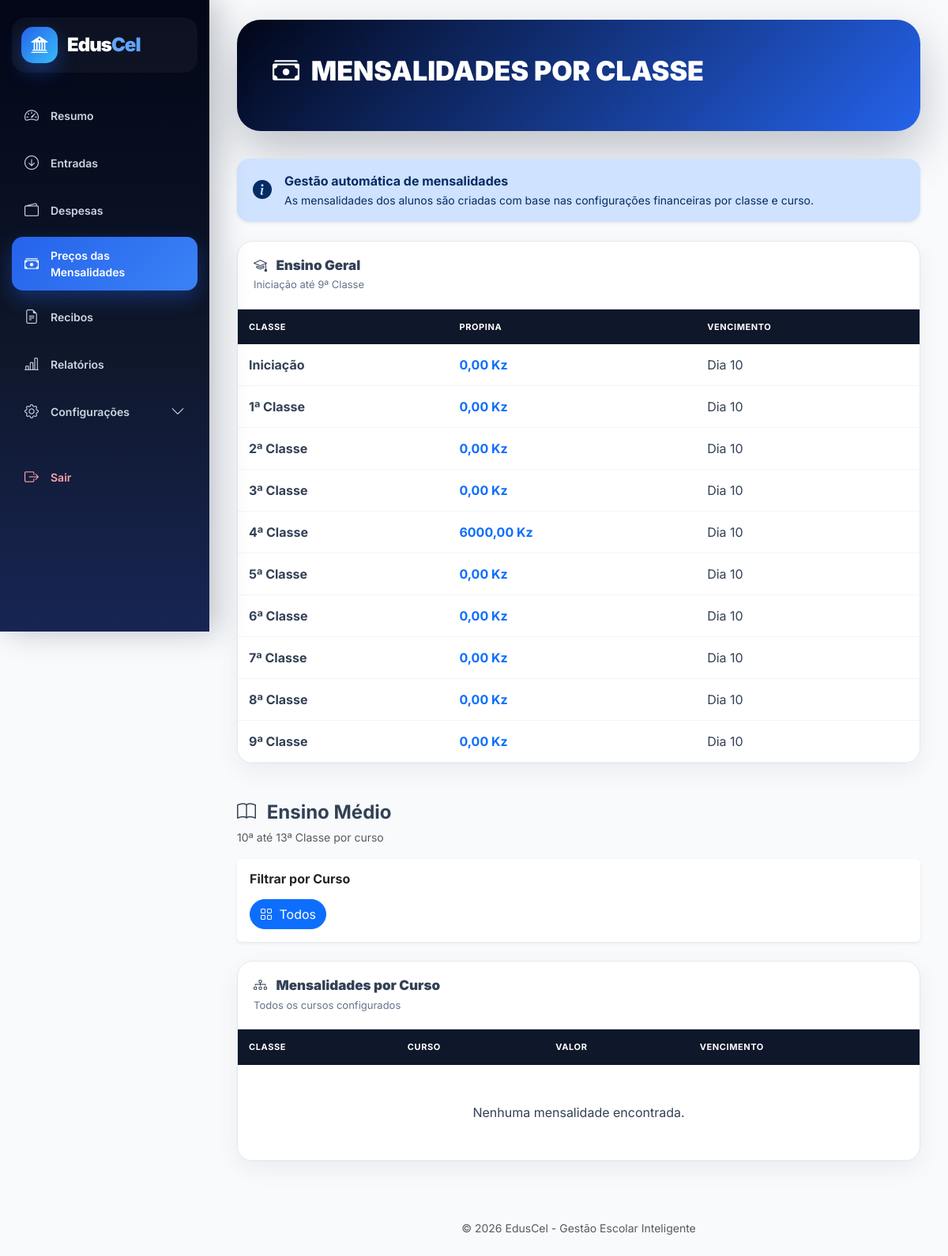
The app's page /financeiro/mensalidades-por-classe/ (signed in) with its own data.
### academic/models.py (models this page shows, shortened)
class ConfiguracaoMensalidade(models.Model):
    CLASSES = [
        ("0", "Iniciação"),
        ("1", "1ª Classe"),
        ("2", "2ª Classe"),
        ("3", "3ª Classe"),
        ("4", "4ª Classe"),
        ("5", "5ª Classe"),
        ("6", "6ª Classe"),
        ("7", "7ª Classe"),
        ("8", "8ª Classe"),
        ("9", "9ª Classe"),
        ("10", "10ª Classe"),
        ("11", "11ª Classe"),
        ("12", "12ª Classe"),
        ("13", "13ª Classe"),
    ]
    escola = models.ForeignKey(
        Escola,
        on_delete=models.CASCADE,
        related_name="configuracoes_mensalidades"
    )
    curso = models.ForeignKey(
        "Curso",
        on_delete=models.SET_NULL,
        null=True,
        blank=True,
        related_name="configuracoes_mensalidades",
        verbose_name="Curso"
    )
    classe = models.CharField(
        max_length=10,
        choices=CLASSES,
        verbose_name="Classe"
    )
    ordem = models.PositiveIntegerField(
        default=0
    )
    valor = models.DecimalField(
        max_digits=10,
        decimal_places=2,
        default=0
    )
    dia_vencimento = models.PositiveIntegerField(
        default=10
    )
    aplicar_multa = models.BooleanField(
        default=False
    )
    dias_tolerancia = models.PositiveIntegerField(
        default=5
    )
    valor_multa = models.DecimalField(
        max_digits=10,
        decimal_places=2,
        default=0
    )
    percentual_juros = models.DecimalField(
        max_digits=5,
        decimal_places=2,
        default=0
    )
    percentual_desconto = models.DecimalField(
        max_digits=5,
        decimal_places=2,
        default=0
    )
    ativo = models.BooleanField(
        default=True
    )
    observacao = models.TextField(
        blank=True,
        null=True
    )
    criado_em = models.DateTimeField(
        auto_now_add=True
    )
    atualizado_em = models.DateTimeField(
        auto_now=True
    )
    class Meta:
        verbose_name = (
            "Configuração de Mensalidade"
        )
        verbose_name_plural = (
            "Configurações de Mensalidades"
        )
        ordering = [
            "ordem",
            "classe",
            "curso__nome"
        ]
        constraints = [
            models.UniqueConstraint(
                fields=[
                    "escola",
                    "curso",
                    "classe"
                ],
                name=
                "unique_config_mensalidade_escola_curso_classe"
            )
        ]

### core/views.py (the view)
# urls.py: path("financeiro/mensalidades-por-classe/", views.mensalidades_por_classe, name="mensalidades_por_classe"),
@login_required
def mensalidades_por_classe(request):
    escola = request.user.escola
    if not escola:
        messages.error(
            request,
            "Escola não encontrada."
        )
        return redirect("dashboard_financeiro")
    from academic.models import (
        ConfiguracaoMensalidade,
        Curso
    )
    curso_id = request.GET.get("curso")
    curso_selecionado = None
    if curso_id:
        curso_selecionado = Curso.objects.filter(
            id=curso_id,
            escola=escola
        ).first()
    mensalidades = ConfiguracaoMensalidade.objects.filter(
        escola=escola,
        ativo=True
    ).select_related(
        "curso"
    )
    ensino_geral = mensalidades.filter(
        classe__in=[
            "0",
            "1",
            "2",
            "3",
            "4",
            "5",
            "6",
            "7",
            "8",
            "9"
        ]
    )
    ensino_medio = mensalidades.filter(
        classe__in=[
            "10",
            "11",
            "12",
            "13"
        ]
    )
    if curso_selecionado:
        ensino_medio = ensino_medio.filter(
            curso_id=curso_selecionado.id
        )
    cursos = Curso.objects.filter(
        escola=escola,
        configuracoes_mensalidades__isnull=False,
        configuracoes_mensalidades__ativo=True
    ).distinct().order_by(
        "nome"
    )
    contexto = {
        "ensino_geral":
            ensino_geral,
        "ensino_medio":
            ensino_medio,
        "cursos":
            cursos,
        "curso_selecionado":
            curso_selecionado,
    }
    return render(
        request,
        "financeiro/mensalidades_por_classe.html",
        contexto
    )

### core/templates/financeiro/mensalidades_por_classe.html (shortened to what this page needs)
{% extends "base_financeiro.html" %}
{% block content %}
<div class="receipt-hero">
    <div class="hero-content">
        <div>
            <h1>
                <i class="bi bi-cash-stack me-2"></i>
                MENSALIDADES POR CLASSE
            </h1>
        </div>
    </div>
</div>
<div class="alert alert-primary border-0 shadow-sm rounded-4 mb-4">
<div class="d-flex align-items-center">
<i class="bi bi-info-circle-fill fs-4 me-3"></i>
<div>
<strong>
Gestão automática de mensalidades
</strong>
<br>
<span class="small">
As mensalidades dos alunos são criadas com base nas configurações
financeiras por classe e curso.
</span>
</div>
</div>
</div>
<div class="table-container mb-5">
<div class="header">
<h5>
<i class="bi bi-mortarboard me-2"></i>
Ensino Geral
</h5>
<p>
Iniciação até 9ª Classe
</p>
</div>
<div class="table-responsive">
<table class="table mb-0">
<thead>
<tr>
<th>
Classe
</th>
<th>
Propina
</th>
<th>
Vencimento
</th>
</tr>
</thead>
<tbody>
{% for item in ensino_geral %}
<tr>
<td>
<strong>
{{ item.get_classe_display }}
</strong>
</td>
<td>
<span class="fw-bold text-primary">
{{ item.valor|floatformat:2 }} Kz
</span>
</td>
<td>
Dia {{ item.dia_vencimento }}
</td>
</tr>
{% endfor %}
</tbody>
</table>
</div>
</div>
<div class="d-flex justify-content-between align-items-center mb-3">
<div>
<h4 class="fw-bold mb-1">
<i class="bi bi-book me-2"></i>
Ensino Médio
</h4>
<small class="text-muted">
10ª até 13ª Classe por curso
</small>
</div>
</div>
<div class="card border-0 shadow-sm mb-4">
<div class="card-body">
<h6 class="fw-bold mb-3">
Filtrar por Curso
</h6>
<div class="d-flex flex-wrap gap-2">
<a href="{% url 'mensalidades_por_classe' %}"
class="btn rounded-pill
{% if not curso_selecionado %}
btn-primary
{% else %}
btn-outline-primary
{% endif %}
">
<i class="bi bi-grid me-1"></i>
Todos
</a>
</div>
</div>
</div>
<div class="table-container">
<div class="header">
<h5>
<i class="bi bi-diagram-3 me-2"></i>
Mensalidades por Curso
</h5>
<p>
{% if curso_selecionado %}
Visualizando:
<strong>
{{ curso_selecionado.nome }}
</strong>
{% else %}
Todos os cursos configurados
{% endif %}
</p>
</div>
<div class="table-responsive">
<table class="table mb-0">
<thead>
<tr>
<th>
Classe
</th>
<th>
Curso
</th>
<th>
Valor
</th>
<th>
Vencimento
</th>
</tr>
</thead>
<tbody>
{% for item in ensino_medio %}
<tr>
<td>
<strong>
{{ item.get_classe_display }}
</strong>
</td>
<td>
{{ item.curso.nome }}
</td>
<td>
<span class="fw-bold text-success">
{{ item.valor|floatformat:2 }} Kz
</span>
</td>
<td>
Dia {{ item.dia_vencimento }}
</td>
</tr>
{% empty %}
<tr>
<td colspan="4"
class="text-center py-5">
Nenhuma mensalidade encontrada.
</td>
</tr>
{% endfor %}
</tbody>
</table>
</div>
</div>
{% endblock %}

### core/templates/base_financeiro.html (style rules this page uses)
:root { --primary:#2563eb; --primary-dark:#1d4ed8; --primary-soft:#60a5fa; --dark:#0f172a; --dark-2:#1e293b; --background:#f8fafc; --white:#ffffff; --text:#334155; --muted:#64748b; --border:#e2e8f0; --success:#16a34a; --danger:#dc2626; }
* { margin:0; padding:0; box-sizing:border-box; }
html { scroll-behavior:smooth; }
body { font-family:'Inter',sans-serif; background:var(--background); color:var(--text); overflow-x:hidden; }
a { text-decoration:none; }
.table-container { background:white; border-radius:20px; overflow:hidden; border: 1px solid var(--border); box-shadow: 0 10px 30px rgba(15,23,42,.06); }
.table-container .header { padding:20px; border-bottom: 1px solid var(--border); }
.table-container h5 { margin:0; font-size:17px; font-weight:900; }
.table-container p { margin:5px 0 0; color:var(--muted); font-size:13px; }
.table { margin:0; }
.table thead th { background:#0f172a; color:white; border:none; padding:14px; font-size:11px; text-transform:uppercase; letter-spacing:.6px; }
.table tbody td { padding:14px; vertical-align:middle; color:#334155; border-color:#f1f5f9; }
.table tbody tr { transition:.2s ease; }
.alert { border:none; border-radius:16px; padding:16px 20px; box-shadow: 0 8px 25px rgba(15,23,42,.06); }

### core/templates/financeiro/mensalidades_por_classe.html (style rules this page uses)
.receipt-hero { background: linear-gradient( 135deg, #020617, #2563eb ); border-radius:30px; padding:45px; color:#fff; margin-bottom:35px; box-shadow: 0 25px 60px rgba(15,23,42,.25); }
.receipt-hero .hero-content { display:flex; justify-content:space-between; align-items:center; gap:25px; flex-wrap:wrap; }
.receipt-hero h1 { font-size:34px; font-weight:900; margin-bottom:10px; }

### records on screen
ConfiguracaoMensalidade: classe "Iniciação", valor "0,00", dia_vencimento "10"
ConfiguracaoMensalidade: classe "1ª Classe", valor "0,00", dia_vencimento "10"
ConfiguracaoMensalidade: classe "2ª Classe", valor "0,00", dia_vencimento "10"
ConfiguracaoMensalidade: classe "3ª Classe", valor "0,00", dia_vencimento "10"
ConfiguracaoMensalidade: classe "4ª Classe", valor "6000,00", dia_vencimento "10"
ConfiguracaoMensalidade: classe "5ª Classe", valor "0,00", dia_vencimento "10"
ConfiguracaoMensalidade: classe "6ª Classe", valor "0,00", dia_vencimento "10"
ConfiguracaoMensalidade: classe "7ª Classe", valor "0,00", dia_vencimento "10"
ConfiguracaoMensalidade: classe "8ª Classe", valor "0,00", dia_vencimento "10"
ConfiguracaoMensalidade: classe "9ª Classe", valor "0,00", dia_vencimento "10"
